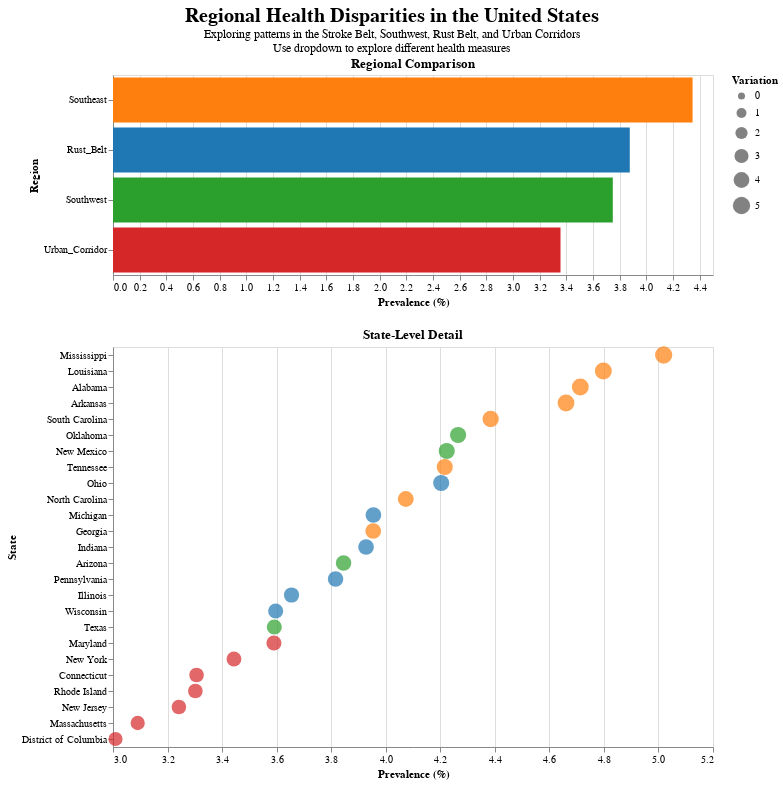

Source (notebook cell):
### Markdown cell above
![PCP Plot](pcp_plot.png "Urban-Rural patterns")

### Code cell
import altair as alt
import pandas as pd
import numpy as np
from vega_datasets import data
from typing import Dict, List, Tuple

from config import HEALTH_MEASURES_CONFIG, get_file_path

def create_regional_health_analysis(
    df: pd.DataFrame,
    health_measures_config: Dict[str, Dict[str, str]] = HEALTH_MEASURES_CONFIG
) -> alt.Chart:
    """
    Creates an interactive visualization of regional health disparities focusing on
    specific patterns and regional clusters.
    """
    # Define regions
    regions = {
        'Southeast': ['AL', 'GA', 'NC', 'SC', 'TN', 'MS', 'AR', 'LA'],  # Stroke Belt
        'Southwest': ['AZ', 'NM', 'TX', 'OK'],
        'Rust_Belt': ['PA', 'OH', 'MI', 'IN', 'IL', 'WI'],
        'Urban_Corridor': ['NY', 'NJ', 'MA', 'CT', 'RI', 'MD', 'DC']
    }
    
    # Add region column
    df['Region'] = df['StateAbbr'].map({
        state: region
        for region, states in regions.items()
        for state in states
    })
    
    # Calculate regional statistics
    regional_stats = []
    
    for measure in ['STROKE', 'DIABETES', 'CHD', 'COPD']:
        measure_col = f'{measure}_CrudePrev'
        
        # Regional aggregation
        region_data = df.groupby('Region').agg({
            measure_col: ['mean', 'std', 'min', 'max']
        }).reset_index()
        
        # Flatten column names
        region_data.columns = ['Region'] + [f'{measure}_{stat}' for stat in ['mean', 'std', 'min', 'max']]
        regional_stats.append(region_data)
    
    # Merge all measures
    regional_data = regional_stats[0]
    for data in regional_stats[1:]:
        regional_data = regional_data.merge(data, on='Region')
    
    # Create state-level statistics
    state_stats = []
    
    for measure in ['STROKE', 'DIABETES', 'CHD', 'COPD']:
        measure_col = f'{measure}_CrudePrev'
        
        # State aggregation
        state_data = df.groupby(['StateAbbr', 'StateDesc', 'Region']).agg({
            measure_col: ['mean', 'std', 'min', 'max']
        }).reset_index()
        
        # Flatten column names
        state_data.columns = ['StateAbbr', 'StateDesc', 'Region'] + [
            f'{measure}_{stat}' for stat in ['mean', 'std', 'min', 'max']
        ]
        state_stats.append(state_data)
    
    # Merge all measures
    state_data = state_stats[0]
    for data in state_stats[1:]:
        state_data = state_data.merge(data, on=['StateAbbr', 'StateDesc', 'Region'])
    
    # Create measure selection
    measure_select = alt.binding_select(
        options=[
            'STROKE_mean',
            'DIABETES_mean',
            'CHD_mean',
            'COPD_mean'
        ],
        labels=[
            'Stroke Prevalence',
            'Diabetes Prevalence',
            'Heart Disease Prevalence',
            'COPD Prevalence'
        ],
        name="Health Measure: "
    )
    
    selection = alt.param(
        name='health_measure',
        value='STROKE_mean',
        bind=measure_select
    )
    
    # Create regional comparison chart
    regional_chart = alt.Chart(regional_data).mark_bar().encode(
        x=alt.X('value:Q', 
                title='Prevalence (%)',
                scale=alt.Scale(zero=False)),
        y=alt.Y('Region:N', 
                title='Region',
                sort='-x'),
        color=alt.Color('Region:N', 
                       legend=None,
                       scale=alt.Scale(scheme='category10')),
        tooltip=[
            alt.Tooltip('Region:N', title='Region'),
            alt.Tooltip('value:Q', title='Prevalence (%)', format='.1f'),
            alt.Tooltip('std:Q', title='Std Dev', format='.2f')
        ]
    ).transform_calculate(
        value=f'datum[{selection.name}]',
        std=f'datum[{selection.name.replace("mean", "std")}]'
    ).properties(
        width=600,
        height=200,
        title='Regional Comparison'
    )
    
    # Create state-level detail chart
    state_chart = alt.Chart(state_data).mark_circle(size=100).encode(
        x=alt.X('value:Q', 
                title='Prevalence (%)',
                scale=alt.Scale(zero=False)),
        y=alt.Y('StateDesc:N', 
                title='State',
                sort=alt.EncodingSortField(field='value', op='mean', order='descending')),
        color=alt.Color('Region:N',
                       scale=alt.Scale(scheme='category10')),
        size=alt.Size('std:Q', 
                     title='Variation',
                     scale=alt.Scale(range=[50, 300])),
        tooltip=[
            alt.Tooltip('StateDesc:N', title='State'),
            alt.Tooltip('Region:N', title='Region'),
            alt.Tooltip('value:Q', title='Prevalence (%)', format='.1f'),
            alt.Tooltip('std:Q', title='Std Dev', format='.2f')
        ]
    ).transform_calculate(
        value=f'datum[{selection.name}]',
        std=f'datum[{selection.name.replace("mean", "std")}]'
    ).properties(
        width=600,
        height=400,
        title='State-Level Detail'
    )
    
    # Combine visualizations
    final_viz = alt.vconcat(
        regional_chart,
        state_chart,
        spacing=20
    ).properties(
        title={
            'text': 'Regional Health Disparities in the United States',
            'subtitle': [
                'Exploring patterns in the Stroke Belt, Southwest, Rust Belt, and Urban Corridors',
                'Use dropdown to explore different health measures'
            ],
            'fontSize': 20,
            'anchor': 'middle'
        }
    ).add_params(
        selection
    )
    
    return final_viz

def main():
    # Enable Altair to work in Jupyter
    alt.renderers.enable('default')
    
    # Load data
    file_path = get_file_path(2024)
    df = pd.read_csv(file_path)
    
    # Create visualization
    chart = create_regional_health_analysis(df)
    
    # Display in notebook
    display(chart)
    
    return chart

# For Jupyter notebook
alt.renderers.enable('default')
chart = main()

### Figure 1 — Vega-Lite specification as saved in the notebook (floating-point values rounded to 4 significant figures)
{"config": {"view": {"continuousWidth": 300, "continuousHeight": 300}}, "vconcat": [{"data": {"name": "data-2a8b6697ac8a6f0f2fc86b3cbfd37124"}, "mark": {"type": "bar"}, "encoding": {"color": {"field": "Region", "legend": null, "scale": {"scheme": "category10"}, "type": "nominal"}, "tooltip": [{"field": "Region", "title": "Region", "type": "nominal"}, {"field": "value", "format": ".1f", "title": "Prevalence (%)", "type": "quantitative"}, {"field": "std", "format": ".2f", "title": "Std Dev", "type": "quantitative"}], "x": {"field": "value", "scale": {"zero": false}, "title": "Prevalence (%)", "type": "quantitative"}, "y": {"field": "Region", "sort": "-x", "title": "Region", "type": "nominal"}}, "height": 200, "title": "Regional Comparison", "transform": [{"calculate": "datum[health_measure]", "as": "value"}, {"calculate": "datum[health_measure]", "as": "std"}], "width": 600}, {"data": {"name": "data-e6176c6b24a259adbcd7168ce926dd5b"}, "mark": {"type": "circle", "size": 100}, "encoding": {"color": {"field": "Region", "scale": {"scheme": "category10"}, "type": "nominal"}, "size": {"field": "std", "scale": {"range": [50, 300]}, "title": "Variation", "type": "quantitative"}, "tooltip": [{"field": "StateDesc", "title": "State", "type": "nominal"}, {"field": "Region", "title": "Region", "type": "nominal"}, {"field": "value", "format": ".1f", "title": "Prevalence (%)", "type": "quantitative"}, {"field": "std", "format": ".2f", "title": "Std Dev", "type": "quantitative"}], "x": {"field": "value", "scale": {"zero": false}, "title": "Prevalence (%)", "type": "quantitative"}, "y": {"field": "StateDesc", "sort": {"field": "value", "op": "mean", "order": "descending"}, "title": "State", "type": "nominal"}}, "height": 400, "title": "State-Level Detail", "transform": [{"calculate": "datum[health_measure]", "as": "value"}, {"calculate": "datum[health_measure]", "as": "std"}], "width": 600}], "params": [{"name": "health_measure", "bind": {"input": "select", "options": ["STROKE_mean", "DIABETES_mean", "CHD_mean", "COPD_mean"], "labels": ["Stroke Prevalence", "Diabetes Prevalence", "Heart Disease Prevalence", "COPD Prevalence"], "name": "Health Measure: "}, "value": "STROKE_mean"}], "spacing": 20, "title": {"text": "Regional Health Disparities in the United States", "subtitle": ["Exploring patterns in the Stroke Belt, Southwest, Rust Belt, and Urban Corridors", "Use dropdown to explore different health measures"], "fontSize": 20, "anchor": "middle"}, "$schema": "https://vega.github.io/schema/vega-lite/v5.20.1.json", "datasets": {"data-2a8b6697ac8a6f0f2fc86b3cbfd37124": [{"Region": "Rust_Belt", "STROKE_mean": 3.876, "STROKE_std": 1.335, "STROKE_min": 0.3, "STROKE_max": 18.6, "DIABETES_mean": 12.51, "DIABETES_std": 3.614, "DIABETES_min": 1.0, "DIABETES_max": 37.8, "CHD_mean": 7.387, "CHD_std": 1.939, "CHD_min": 0.6, "CHD_max": 28.2, "COPD_mean": 8.277, "COPD_std": 2.849, "COPD_min": 1.1, "COPD_max": 34.9}, {"Region": "Southeast", "STROKE_mean": 4.347, "STROKE_std": 1.594, "STROKE_min": 0.4, "STROKE_max": 14.0, "DIABETES_mean": 14.14, "DIABETES_std": 4.273, "DIABETES_min": 1.4, "DIABETES_max": 34.4, "CHD_mean": 7.604, "CHD_std": 2.203, "CHD_min": 0.7, "CHD_max": 16.8, "COPD_mean": 8.766, "COPD_std": 3.046, "COPD_min": 1.2, "COPD_max": 21.9}, {"Region": "Southwest", "STROKE_mean": 3.749, "STROKE_std": 1.362, "STROKE_min": 0.4, "STROKE_max": 13.1, "DIABETES_mean": 13.87, "DIABETES_std": 4.155, "DIABETES_min": 1.7, "DIABETES_max": 37.5, "CHD_mean": 7.165, "CHD_std": 2.389, "CHD_min": 0.7, "CHD_max": 20.7, "COPD_mean": 7.358, "COPD_std": 2.714, "COPD_min": 1.3, "COPD_max": 24.9}, {"Region": "Urban_Corridor", "STROKE_mean": 3.356, "STROKE_std": 1.129, "STROKE_min": 0.2, "STROKE_max": 22.6, "DIABETES_mean": 10.93, "DIABETES_std": 3.204, "DIABETES_min": 0.7, "DIABETES_max": 44.7, "CHD_mean": 6.33, "CHD_std": 1.748, "CHD_min": 0.4, "CHD_max": 37.1, "COPD_mean": 6.08, "COPD_std": 2.122, "COPD_min": 0.7, "COPD_max": 25.2}], "data-e6176c6b24a259adbcd7168ce926dd5b": [{"StateAbbr": "AL", "StateDesc": "Alabama", "Region": "Southeast", "STROKE_mean": 4.713, "STROKE_std": 1.703, "STROKE_min": 0.5, "STROKE_max": 11.9, "DIABETES_mean": 15.58, "DIABETES_std": 4.654, "DIABETES_min": 1.8, "DIABETES_max": 32.9, "CHD_mean": 8.549, "CHD_std": 2.084, "CHD_min": 0.9, "CHD_max": 15.2, "COPD_mean": 9.461, "COPD_std": 2.915, "COPD_min": 1.8, "COPD_max": 19.3}, {"StateAbbr": "AR", "StateDesc": "Arkansas", "Region": "Southeast", "STROKE_mean": 4.661, "STROKE_std": 1.427, "STROKE_min": 1.0, "STROKE_max": 10.8, "DIABETES_mean": 15.55, "DIABETES_std": 3.907, "DIABETES_min": 3.1, "DIABETES_max": 29.6, "CHD_mean": 9.105, "CHD_std": 2.238, "CHD_min": 1.8, "CHD_max": 16.8, "COPD_mean": 9.938, "COPD_std": 2.738, "COPD_min": 2.8, "COPD_max": 18.4}, {"StateAbbr": "AZ", "StateDesc": "Arizona", "Region": "Southwest", "STROKE_mean": 3.845, "STROKE_std": 1.526, "STROKE_min": 0.5, "STROKE_max": 12.6, "DIABETES_mean": 12.77, "DIABETES_std": 3.676, "DIABETES_min": 1.7, "DIABETES_max": 27.2, "CHD_mean": 7.492, "CHD_std": 2.967, "CHD_min": 0.9, "CHD_max": 20.7, "COPD_mean": 7.664, "COPD_std": 2.898, "COPD_min": 1.8, "COPD_max": 22.0}, {"StateAbbr": "CT", "StateDesc": "Connecticut", "Region": "Urban_Corridor", "STROKE_mean": 3.306, "STROKE_std": 0.8851, "STROKE_min": 0.6, "STROKE_max": 9.5, "DIABETES_mean": 10.53, "DIABETES_std": 2.84, "DIABETES_min": 2.0, "DIABETES_max": 27.3, "CHD_mean": 6.361, "CHD_std": 1.306, "CHD_min": 1.0, "CHD_max": 16.3, "COPD_mean": 6.366, "COPD_std": 1.717, "COPD_min": 1.6, "COPD_max": 17.3}, {"StateAbbr": "DC", "StateDesc": "District of Columbia", "Region": "Urban_Corridor", "STROKE_mean": 3.009, "STROKE_std": 1.627, "STROKE_min": 0.7, "STROKE_max": 7.2, "DIABETES_mean": 8.3, "DIABETES_std": 3.96, "DIABETES_min": 1.9, "DIABETES_max": 17.3, "CHD_mean": 4.264, "CHD_std": 1.635, "CHD_min": 1.1, "CHD_max": 10.0, "COPD_mean": 4.563, "COPD_std": 2.385, "COPD_min": 1.4, "COPD_max": 11.0}, {"StateAbbr": "GA", "StateDesc": "Georgia", "Region": "Southeast", "STROKE_mean": 3.954, "STROKE_std": 1.507, "STROKE_min": 0.5, "STROKE_max": 12.6, "DIABETES_mean": 13.02, "DIABETES_std": 3.877, "DIABETES_min": 1.8, "DIABETES_max": 33.6, "CHD_mean": 6.612, "CHD_std": 2.056, "CHD_min": 1.0, "CHD_max": 16.3, "COPD_mean": 7.675, "COPD_std": 2.922, "COPD_min": 1.5, "COPD_max": 19.5}, {"StateAbbr": "IL", "StateDesc": "Illinois", "Region": "Rust_Belt", "STROKE_mean": 3.655, "STROKE_std": 1.374, "STROKE_min": 0.5, "STROKE_max": 10.2, "DIABETES_mean": 12.37, "DIABETES_std": 3.605, "DIABETES_min": 1.8, "DIABETES_max": 28.5, "CHD_mean": 6.468, "CHD_std": 1.828, "CHD_min": 0.8, "CHD_max": 17.3, "COPD_mean": 6.663, "COPD_std": 2.398, "COPD_min": 1.1, "COPD_max": 17.0}, {"StateAbbr": "IN", "StateDesc": "Indiana", "Region": "Rust_Belt", "STROKE_mean": 3.928, "STROKE_std": 1.181, "STROKE_min": 0.8, "STROKE_max": 11.8, "DIABETES_mean": 13.06, "DIABETES_std": 3.155, "DIABETES_min": 2.2, "DIABETES_max": 30.6, "CHD_mean": 7.627, "CHD_std": 1.696, "CHD_min": 1.3, "CHD_max": 14.2, "COPD_mean": 9.171, "COPD_std": 2.538, "COPD_min": 2.5, "COPD_max": 19.8}, {"StateAbbr": "LA", "StateDesc": "Louisiana", "Region": "Southeast", "STROKE_mean": 4.798, "STROKE_std": 1.801, "STROKE_min": 0.8, "STROKE_max": 14.0, "DIABETES_mean": 15.44, "DIABETES_std": 4.618, "DIABETES_min": 2.9, "DIABETES_max": 33.6, "CHD_mean": 7.817, "CHD_std": 1.965, "CHD_min": 1.3, "CHD_max": 15.9, "COPD_mean": 9.287, "COPD_std": 3.044, "COPD_min": 2.1, "COPD_max": 21.1}, {"StateAbbr": "MA", "StateDesc": "Massachusetts", "Region": "Urban_Corridor", "STROKE_mean": 3.091, "STROKE_std": 0.9919, "STROKE_min": 0.2, "STROKE_max": 11.6, "DIABETES_mean": 9.679, "DIABETES_std": 2.901, "DIABETES_min": 0.7, "DIABETES_max": 27.7, "CHD_mean": 6.467, "CHD_std": 1.827, "CHD_min": 0.4, "CHD_max": 15.7, "COPD_mean": 6.113, "COPD_std": 2.102, "COPD_min": 0.7, "COPD_max": 20.5}, {"StateAbbr": "MD", "StateDesc": "Maryland", "Region": "Urban_Corridor", "STROKE_mean": 3.59, "STROKE_std": 1.289, "STROKE_min": 0.6, "STROKE_max": 11.0, "DIABETES_mean": 12.32, "DIABETES_std": 3.441, "DIABETES_min": 2.2, "DIABETES_max": 28.0, "CHD_mean": 6.077, "CHD_std": 1.738, "CHD_min": 0.9, "CHD_max": 17.7, "COPD_mean": 6.134, "COPD_std": 2.249, "COPD_min": 1.6, "COPD_max": 17.8}, {"StateAbbr": "MI", "StateDesc": "Michigan", "Region": "Rust_Belt", "STROKE_mean": 3.955, "STROKE_std": 1.433, "STROKE_min": 0.4, "STROKE_max": 18.6, "DIABETES_mean": 11.96, "DIABETES_std": 3.645, "DIABETES_min": 1.0, "DIABETES_max": 29.4, "CHD_mean": 7.286, "CHD_std": 1.872, "CHD_min": 0.6, "CHD_max": 28.2, "COPD_mean": 8.863, "COPD_std": 2.825, "COPD_min": 1.6, "COPD_max": 34.9}, {"StateAbbr": "MS", "StateDesc": "Mississippi", "Region": "Southeast", "STROKE_mean": 5.019, "STROKE_std": 1.694, "STROKE_min": 0.7, "STROKE_max": 11.6, "DIABETES_mean": 16.01, "DIABETES_std": 4.425, "DIABETES_min": 2.7, "DIABETES_max": 31.2, "CHD_mean": 8.426, "CHD_std": 1.872, "CHD_min": 1.3, "CHD_max": 15.3, "COPD_mean": 9.712, "COPD_std": 2.74, "COPD_min": 1.9, "COPD_max": 18.4}, {"StateAbbr": "NC", "StateDesc": "North Carolina", "Region": "Southeast", "STROKE_mean": 4.074, "STROKE_std": 1.464, "STROKE_min": 0.4, "STROKE_max": 10.7, "DIABETES_mean": 12.61, "DIABETES_std": 3.672, "DIABETES_min": 1.5, "DIABETES_max": 27.3, "CHD_mean": 7.244, "CHD_std": 2.184, "CHD_min": 0.9, "CHD_max": 13.6, "COPD_mean": 8.008, "COPD_std": 2.809, "COPD_min": 1.3, "COPD_max": 19.0}, {"StateAbbr": "NJ", "StateDesc": "New Jersey", "Region": "Urban_Corridor", "STROKE_mean": 3.242, "STROKE_std": 1.056, "STROKE_min": 0.4, "STROKE_max": 10.3, "DIABETES_mean": 10.52, "DIABETES_std": 2.816, "DIABETES_min": 1.2, "DIABETES_max": 26.4, "CHD_mean": 6.155, "CHD_std": 1.713, "CHD_min": 0.7, "CHD_max": 17.2, "COPD_mean": 5.538, "COPD_std": 1.809, "COPD_min": 0.8, "COPD_max": 15.6}, {"StateAbbr": "NM", "StateDesc": "New Mexico", "Region": "Southwest", "STROKE_mean": 4.224, "STROKE_std": 1.473, "STROKE_min": 0.8, "STROKE_max": 11.8, "DIABETES_mean": 13.03, "DIABETES_std": 3.554, "DIABETES_min": 2.2, "DIABETES_max": 25.4, "CHD_mean": 7.771, "CHD_std": 2.063, "CHD_min": 1.5, "CHD_max": 15.1, "COPD_mean": 7.554, "COPD_std": 2.694, "COPD_min": 2.2, "COPD_max": 21.7}, {"StateAbbr": "NY", "StateDesc": "New York", "Region": "Urban_Corridor", "STROKE_mean": 3.444, "STROKE_std": 1.154, "STROKE_min": 0.2, "STROKE_max": 22.6, "DIABETES_mean": 11.23, "DIABETES_std": 3.201, "DIABETES_min": 0.7, "DIABETES_max": 44.7, "CHD_mean": 6.486, "CHD_std": 1.758, "CHD_min": 0.4, "CHD_max": 37.1, "COPD_mean": 6.242, "COPD_std": 2.209, "COPD_min": 0.8, "COPD_max": 25.2}, {"StateAbbr": "OH", "StateDesc": "Ohio", "Region": "Rust_Belt", "STROKE_mean": 4.203, "STROKE_std": 1.467, "STROKE_min": 0.4, "STROKE_max": 16.8, "DIABETES_mean": 14.23, "DIABETES_std": 3.891, "DIABETES_min": 1.4, "DIABETES_max": 37.8, "CHD_mean": 8.365, "CHD_std": 1.968, "CHD_min": 0.8, "CHD_max": 21.2, "COPD_mean": 9.913, "COPD_std": 3.056, "COPD_min": 1.7, "COPD_max": 26.3}, {"StateAbbr": "OK", "StateDesc": "Oklahoma", "Region": "Southwest", "STROKE_mean": 4.265, "STROKE_std": 1.287, "STROKE_min": 0.6, "STROKE_max": 11.7, "DIABETES_mean": 13.85, "DIABETES_std": 3.33, "DIABETES_min": 2.0, "DIABETES_max": 29.9, "CHD_mean": 8.448, "CHD_std": 2.101, "CHD_min": 1.0, "CHD_max": 16.9, "COPD_mean": 9.096, "COPD_std": 2.792, "COPD_min": 1.7, "COPD_max": 24.9}, {"StateAbbr": "PA", "StateDesc": "Pennsylvania", "Region": "Rust_Belt", "STROKE_mean": 3.816, "STROKE_std": 1.185, "STROKE_min": 0.3, "STROKE_max": 14.0, "DIABETES_mean": 11.88, "DIABETES_std": 3.204, "DIABETES_min": 1.0, "DIABETES_max": 30.9, "CHD_mean": 7.526, "CHD_std": 1.827, "CHD_min": 0.7, "CHD_max": 25.1, "COPD_mean": 7.96, "COPD_std": 2.385, "COPD_min": 1.4, "COPD_max": 23.9}, {"StateAbbr": "RI", "StateDesc": "Rhode Island", "Region": "Urban_Corridor", "STROKE_mean": 3.302, "STROKE_std": 0.7145, "STROKE_min": 0.7, "STROKE_max": 7.2, "DIABETES_mean": 11.42, "DIABETES_std": 2.413, "DIABETES_min": 1.9, "DIABETES_max": 22.8, "CHD_mean": 6.76, "CHD_std": 1.346, "CHD_min": 1.1, "CHD_max": 12.3, "COPD_mean": 7.085, "COPD_std": 1.685, "COPD_min": 2.6, "COPD_max": 15.2}, {"StateAbbr": "SC", "StateDesc": "South Carolina", "Region": "Southeast", "STROKE_mean": 4.385, "STROKE_std": 1.506, "STROKE_min": 0.4, "STROKE_max": 11.0, "DIABETES_mean": 13.86, "DIABETES_std": 4.032, "DIABETES_min": 1.4, "DIABETES_max": 27.7, "CHD_mean": 7.393, "CHD_std": 1.916, "CHD_min": 0.8, "CHD_max": 15.5, "COPD_mean": 8.189, "COPD_std": 2.574, "COPD_min": 1.2, "COPD_max": 18.2}, {"StateAbbr": "TN", "StateDesc": "Tennessee", "Region": "Southeast", "STROKE_mean": 4.217, "STROKE_std": 1.447, "STROKE_min": 0.4, "STROKE_max": 12.5, "DIABETES_mean": 14.67, "DIABETES_std": 4.013, "DIABETES_min": 1.4, "DIABETES_max": 34.4, "CHD_mean": 7.846, "CHD_std": 2.158, "CHD_min": 0.7, "CHD_max": 15.6, "COPD_mean": 10.14, "COPD_std": 3.235, "COPD_min": 1.7, "COPD_max": 21.9}, {"StateAbbr": "TX", "StateDesc": "Texas", "Region": "Southwest", "STROKE_mean": 3.592, "STROKE_std": 1.285, "STROKE_min": 0.4, "STROKE_max": 13.1, "DIABETES_mean": 14.23, "DIABETES_std": 4.383, "DIABETES_min": 1.7, "DIABETES_max": 37.5, "CHD_mean": 6.803, "CHD_std": 2.19, "CHD_min": 0.7, "CHD_max": 19.6, "COPD_mean": 6.959, "COPD_std": 2.515, "COPD_min": 1.3, "COPD_max": 24.4}, {"StateAbbr": "WI", "StateDesc": "Wisconsin", "Region": "Rust_Belt", "STROKE_mean": 3.596, "STROKE_std": 1.059, "STROKE_min": 0.8, "STROKE_max": 11.4, "DIABETES_mean": 11.06, "DIABETES_std": 2.855, "DIABETES_min": 2.1, "DIABETES_max": 29.0, "CHD_mean": 6.945, "CHD_std": 1.66, "CHD_min": 1.1, "CHD_max": 13.7, "COPD_mean": 6.948, "COPD_std": 1.884, "COPD_min": 1.6, "COPD_max": 16.6}]}}
